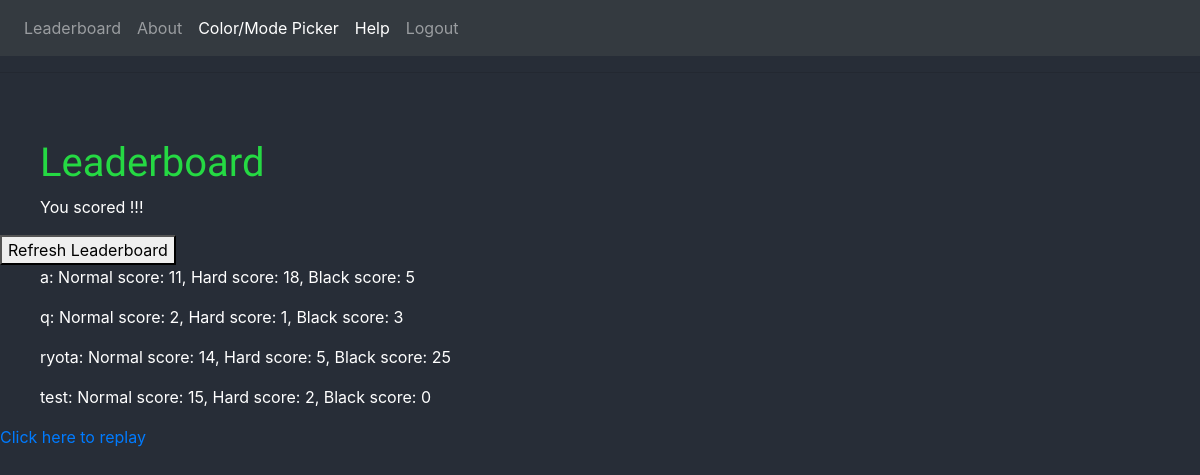
The page /leaderboard on the database as committed earlier.
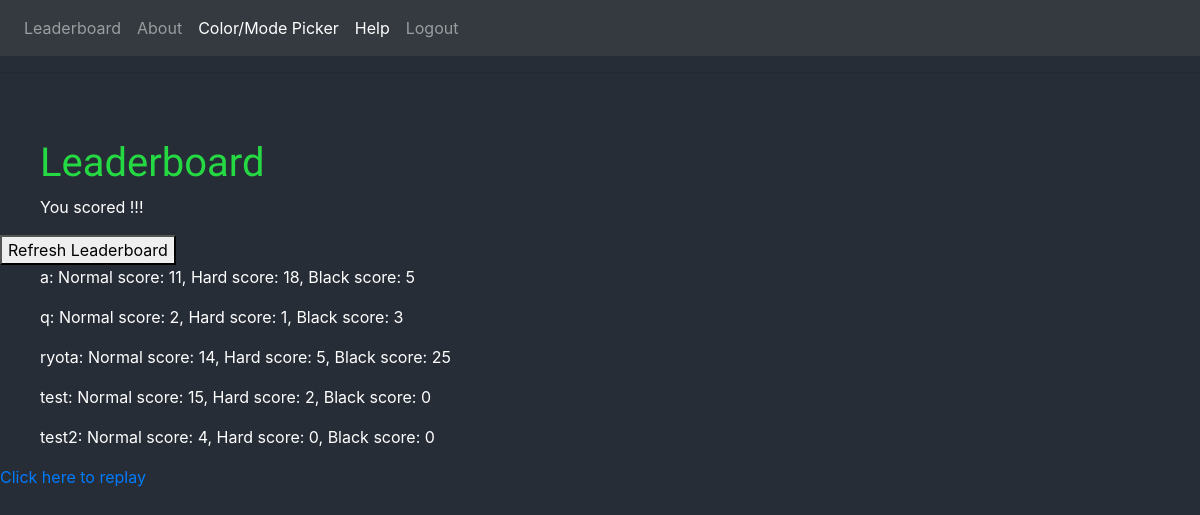
The same page on the database as committed later.
### mygame/models.py (models this page shows, shortened)
class User(UserMixin, db.Model):
    id = db.Column(db.Integer, primary_key=True)
    username = db.Column(db.String(64), index=True, unique=True)
    userscore = db.Column(db.Integer, default=0)
    blackscore = db.Column(db.Integer, default=0)
    hardscore = db.Column(db.Integer, default=0)
    password_hash = db.Column(db.String(128))
    posts = db.relationship('Post', backref='author', lazy='dynamic')

### mygame/routes.py (the view)
@app.route('/leaderboard')
def leaderboard():
    users = User.query.all()
    return render_template('leaderboard.html', title='Leaderboard', users=users)

### mygame/templates/leaderboard.html (shortened to what this page needs)
{% extends "base.html" %}
{% block content %}
    <h1 style= "text-indent: 40px">Leaderboard</h1>
		<div><p style= "text-indent: 40px">You scored  !!! </p></div>
		<button onClick="window.location.reload();">Refresh Leaderboard</button>
    {% for user in users %}
    <div><p style= "text-indent: 40px">{{user.username }}: Normal score: {{user.userscore}}, Hard score: {{user.hardscore}}, Black score: {{user.blackscore}}
    {% endfor %}
	</p></div>
    <a href="color">Click here to replay</a><br>
{% endblock %}

### mygame/templates/base.html (shortened to what this page needs)
<html>
    <head>
      <link rel="stylesheet" href="../static/css/style.css" />
          <link rel="stylesheet" href="https://stackpath.bootstrapcdn.com/bootstrap/4.3.1/css/bootstrap.min.css">
    </head>
    <body>
      <nav class="navbar navbar-expand-lg navbar-dark bg-dark">
        <div class="collapse navbar-collapse" id="navbarText">
          <ul class="navbar-nav mr-auto">
            <li class="nav-item">
              <a class="nav-link" href="leaderboard">Leaderboard</a>
            </li>
            <li class="nav-item">
              <a class="nav-link" href="about">About</a>
            </li>
            <li class="nav-item active">
              <a class="nav-link" href="color">Color/Mode Picker<span class="sr-only">(current)</span></a>
            </li>
            <li class="nav-item active">
              <a class="nav-link" href="help">Help<span class="sr-only">(current)</span></a>
            </li>
            <li class="<nav-item">
              <a class="nav-link" href="{{ url_for('logout') }}">Logout</a>
            </li>
          </ul>
        </div>
      </nav>
        <hr>
        {% block content %}{% endblock %}
    </body>
</html>

### mygame/static/css/style.css (style rules this page uses)
html body { background-color: #272d37; }
h1 { font-family: 'Saira Stencil One', cursive; color: #25D943; padding-top: 50px; }
p { color: white; }

Rows that differ between the two databases and show on the page:
added User: username "test2", userscore "4", hardscore "0", blackscore "0"
